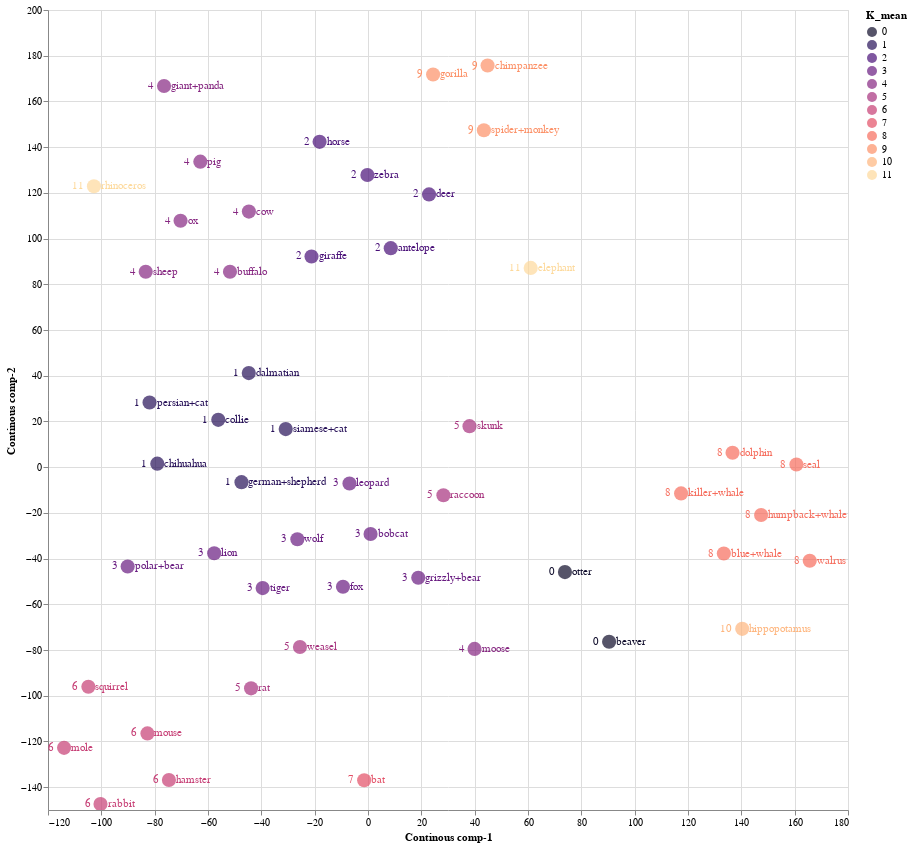

The code cell stored with this chart in its notebook:
### Code cell
source = tsne_continous_df1

points = alt.Chart(source).mark_circle(size=200).encode(
    x='Continous comp-1:Q',
    y='Continous comp-2:Q',
    color=alt.Color('K_mean:N', scale=alt.Scale(scheme='Magma'))
    ).properties(
    width=800,
    height=800
)

text1 = points.mark_text(
    align='left',
    baseline='middle',
    dx=7
).encode(
    text='classes:N'
)

text2 = points.mark_text(
    align='right',
    baseline='middle',
    dx=-10
).encode(
    text='K_mean:N'
)

points.interactive() + text1 + text2

### Figure 1 — Vega-Lite specification as saved in the notebook (floating-point values rounded to 4 significant figures)
{"config": {"view": {"continuousWidth": 400, "continuousHeight": 300}}, "layer": [{"mark": {"type": "circle", "size": 200}, "encoding": {"color": {"field": "K_mean", "scale": {"scheme": "Magma"}, "type": "nominal"}, "x": {"field": "Continous comp-1", "type": "quantitative"}, "y": {"field": "Continous comp-2", "type": "quantitative"}}, "height": 800, "selection": {"selector012": {"type": "interval", "bind": "scales", "encodings": ["x", "y"]}}, "width": 800}, {"mark": {"type": "text", "align": "left", "baseline": "middle", "dx": 7}, "encoding": {"color": {"field": "K_mean", "scale": {"scheme": "Magma"}, "type": "nominal"}, "text": {"field": "classes", "type": "nominal"}, "x": {"field": "Continous comp-1", "type": "quantitative"}, "y": {"field": "Continous comp-2", "type": "quantitative"}}, "height": 800, "width": 800}, {"mark": {"type": "text", "align": "right", "baseline": "middle", "dx": -10}, "encoding": {"color": {"field": "K_mean", "scale": {"scheme": "Magma"}, "type": "nominal"}, "text": {"field": "K_mean", "type": "nominal"}, "x": {"field": "Continous comp-1", "type": "quantitative"}, "y": {"field": "Continous comp-2", "type": "quantitative"}}, "height": 800, "width": 800}], "data": {"name": "data-e8d6e9b3429c5ec7020ef76759483ed9"}, "$schema": "https://vega.github.io/schema/vega-lite/v4.17.0.json", "datasets": {"data-e8d6e9b3429c5ec7020ef76759483ed9": [{"Continous comp-1": 8.538, "Continous comp-2": 95.81, "classes": "antelope", "order": "ARTIODACTYLA", "family": "BOVIDAE", "K_mean": 2}, {"Continous comp-1": 18.85, "Continous comp-2": -48.38, "classes": "grizzly+bear", "order": "CARNIVORA", "family": "URSIDAE", "K_mean": 3}, {"Continous comp-1": 117.4, "Continous comp-2": -11.51, "classes": "killer+whale", "order": "ARTIODACTYLA", "family": "DELPHINIDAE", "K_mean": 8}, {"Continous comp-1": 90.41, "Continous comp-2": -76.38, "classes": "beaver", "order": "RODENTIA", "family": "APLODONTIIDAE", "K_mean": 0}, {"Continous comp-1": -44.71, "Continous comp-2": 41.13, "classes": "dalmatian", "order": "CARNIVORA", "family": "CANIDAE", "K_mean": 1}, {"Continous comp-1": -81.92, "Continous comp-2": 28.27, "classes": "persian+cat", "order": "CARNIVORA", "family": "FELIDAE", "K_mean": 1}, {"Continous comp-1": -18.15, "Continous comp-2": 142.3, "classes": "horse", "order": "PERISSODACTYLA", "family": "EQUIDAE", "K_mean": 2}, {"Continous comp-1": -47.44, "Continous comp-2": -6.574, "classes": "german+shepherd", "order": "CARNIVORA", "family": "CANIDAE", "K_mean": 1}, {"Continous comp-1": 133.4, "Continous comp-2": -37.79, "classes": "blue+whale", "order": "ARTIODACTYLA", "family": "BALAENOPTERIDAE", "K_mean": 8}, {"Continous comp-1": -30.85, "Continous comp-2": 16.65, "classes": "siamese+cat", "order": "CARNIVORA", "family": "FELIDAE", "K_mean": 1}, {"Continous comp-1": 38.07, "Continous comp-2": 17.94, "classes": "skunk", "order": "CARNIVORA", "family": "MEPHITIDAE", "K_mean": 5}, {"Continous comp-1": -114.0, "Continous comp-2": -122.8, "classes": "mole", "order": "EULIPOTYPHLA", "family": "TALPIDAE", "K_mean": 6}, {"Continous comp-1": -39.5, "Continous comp-2": -52.91, "classes": "tiger", "order": "CARNIVORA", "family": "FELIDAE", "K_mean": 3}, {"Continous comp-1": 140.3, "Continous comp-2": -70.73, "classes": "hippopotamus", "order": "ARTIODACTYLA", "family": "HIPPOPOTAMIDAE", "K_mean": 10}, {"Continous comp-1": -6.943, "Continous comp-2": -7.156, "classes": "leopard", "order": "CARNIVORA", "family": "FELIDAE", "K_mean": 3}, {"Continous comp-1": 39.95, "Continous comp-2": -79.53, "classes": "moose", "order": "ARTIODACTYLA", "family": "CERVIDAE", "K_mean": 4}, {"Continous comp-1": 43.46, "Continous comp-2": 147.4, "classes": "spider+monkey", "order": "PRIMATES", "family": "ATELIDAE", "K_mean": 9}, {"Continous comp-1": 147.4, "Continous comp-2": -20.94, "classes": "humpback+whale", "order": "ARTIODACTYLA", "family": "BALAENOPTERIDAE", "K_mean": 8}, {"Continous comp-1": 61.01, "Continous comp-2": 87.16, "classes": "elephant", "order": "PROBOSCIDEA", "family": "ELEPHANTIDAE", "K_mean": 11}, {"Continous comp-1": 24.41, "Continous comp-2": 171.8, "classes": "gorilla", "order": "PRIMATES", "family": "HOMINIDAE", "K_mean": 9}, {"Continous comp-1": -70.29, "Continous comp-2": 107.8, "classes": "ox", "order": "ARTIODACTYLA", "family": "BOVIDAE", "K_mean": 4}, {"Continous comp-1": -9.383, "Continous comp-2": -52.32, "classes": "fox", "order": "CARNIVORA", "family": "CANIDAE", "K_mean": 3}, {"Continous comp-1": -83.35, "Continous comp-2": 85.51, "classes": "sheep", "order": "ARTIODACTYLA", "family": "BOVIDAE", "K_mean": 4}, {"Continous comp-1": 160.7, "Continous comp-2": 1.139, "classes": "seal", "order": "CARNIVORA", "family": "PHOCIDAE", "K_mean": 8}, {"Continous comp-1": 44.84, "Continous comp-2": 175.7, "classes": "chimpanzee", "order": "PRIMATES", "family": "HOMINIDAE", "K_mean": 9}, {"Continous comp-1": -74.65, "Continous comp-2": -136.9, "classes": "hamster", "order": "RODENTIA", "family": "CRICETIDAE", "K_mean": 6}, {"Continous comp-1": -104.9, "Continous comp-2": -96.09, "classes": "squirrel", "order": "RODENTIA", "family": "SCIURIDAE", "K_mean": 6}, {"Continous comp-1": -102.8, "Continous comp-2": 122.9, "classes": "rhinoceros", "order": "PERISSODACTYLA", "family": "RHINOCEROTIDAE", "K_mean": 11}, {"Continous comp-1": -100.3, "Continous comp-2": -147.4, "classes": "rabbit", "order": "LAGOMORPHA", "family": "LEPORIDAE", "K_mean": 6}, {"Continous comp-1": -1.436, "Continous comp-2": -137.0, "classes": "bat", "order": "CHIROPTERA", "family": "PHYLLOSTOMIDAE", "K_mean": 7}, {"Continous comp-1": -21.18, "Continous comp-2": 92.16, "classes": "giraffe", "order": "ARTIODACTYLA", "family": "GIRAFFIDAE", "K_mean": 2}, {"Continous comp-1": -26.49, "Continous comp-2": -31.56, "classes": "wolf", "order": "CARNIVORA", "family": "CANIDAE", "K_mean": 3}, {"Continous comp-1": -79.02, "Continous comp-2": 1.534, "classes": "chihuahua", "order": "CARNIVORA", "family": "CANIDAE", "K_mean": 1}, {"Continous comp-1": -43.85, "Continous comp-2": -96.76, "classes": "rat", "order": "RODENTIA", "family": "CRICETIDAE", "K_mean": 5}, {"Continous comp-1": -25.51, "Continous comp-2": -78.68, "classes": "weasel", "order": "CARNIVORA", "family": "MUSTELIDAE", "K_mean": 5}, {"Continous comp-1": 73.85, "Continous comp-2": -45.9, "classes": "otter", "order": "CARNIVORA", "family": "MUSTELIDAE", "K_mean": 0}, {"Continous comp-1": -51.76, "Continous comp-2": 85.5, "classes": "buffalo", "order": "ARTIODACTYLA", "family": "BOVIDAE", "K_mean": 4}, {"Continous comp-1": -0.229, "Continous comp-2": 127.8, "classes": "zebra", "order": "PERISSODACTYLA", "family": "EQUIDAE", "K_mean": 2}, {"Continous comp-1": -76.48, "Continous comp-2": 166.7, "classes": "giant+panda", "order": "CARNIVORA", "family": "URSIDAE", "K_mean": 4}, {"Continous comp-1": 22.89, "Continous comp-2": 119.3, "classes": "deer", "order": "ARTIODACTYLA", "family": "CERVIDAE", "K_mean": 2}, {"Continous comp-1": 0.9615, "Continous comp-2": -29.27, "classes": "bobcat", "order": "CARNIVORA", "family": "FELIDAE", "K_mean": 3}, {"Continous comp-1": -62.88, "Continous comp-2": 133.6, "classes": "pig", "order": "ARTIODACTYLA", "family": "SUIDAE", "K_mean": 4}, {"Continous comp-1": -57.68, "Continous comp-2": -37.68, "classes": "lion", "order": "CARNIVORA", "family": "FELIDAE", "K_mean": 3}, {"Continous comp-1": -82.71, "Continous comp-2": -116.5, "classes": "mouse", "order": "RODENTIA", "family": "CRICETIDAE", "K_mean": 6}, {"Continous comp-1": -90.12, "Continous comp-2": -43.47, "classes": "polar+bear", "order": "CARNIVORA", "family": "URSIDAE", "K_mean": 3}, {"Continous comp-1": -56.14, "Continous comp-2": 20.7, "classes": "collie", "order": "CARNIVORA", "family": "CANIDAE", "K_mean": 1}, {"Continous comp-1": 165.7, "Continous comp-2": -40.94, "classes": "walrus", "order": "CARNIVORA", "family": "ODOBENIDAE", "K_mean": 8}, {"Continous comp-1": 28.28, "Continous comp-2": -12.28, "classes": "raccoon", "order": "CARNIVORA", "family": "PROCYONIDAE", "K_mean": 5}, {"Continous comp-1": -44.67, "Continous comp-2": 111.8, "classes": "cow", "order": "ARTIODACTYLA", "family": "BOVIDAE", "K_mean": 4}, {"Continous comp-1": 136.7, "Continous comp-2": 6.293, "classes": "dolphin", "order": "ARTIODACTYLA", "family": "DELPHINIDAE", "K_mean": 8}]}}
